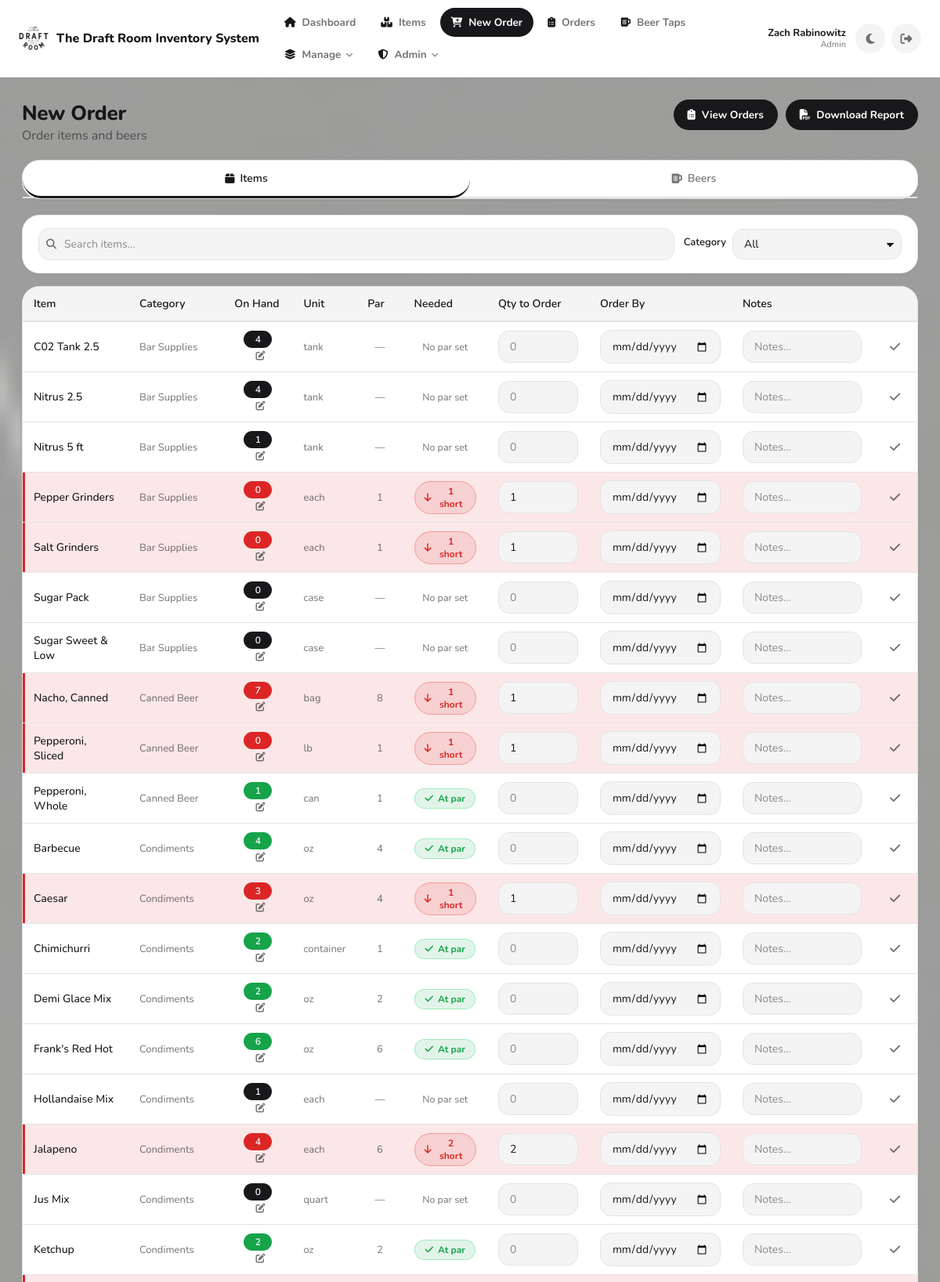
Page /order (signed in, upper part) on the committed database.
### app.py (models this page shows, shortened)
class User(db.Model):
    __tablename__ = "users"
    id = db.Column(db.Integer, primary_key=True)
    username = db.Column(db.String(80), unique=True, nullable=False)
    first_name = db.Column(db.String(80), nullable=True)
    last_name = db.Column(db.String(80), nullable=True)
    password_hash = db.Column(db.String(255), nullable=False)
    role = db.Column(db.String(20), nullable=False, default="staff")  # Backward compatibility
    role_id = db.Column(db.Integer, db.ForeignKey('roles.id'), nullable=True)  # New: reference to Role
    is_active = db.Column(db.Boolean, nullable=False, default=True)
    created_at = db.Column(db.DateTime, nullable=False, default=utcnow)
    role_obj = db.relationship('Role', backref='users')
    def display_name(self) -> str:
        full = f"{(self.first_name or '').strip()} {(self.last_name or '').strip()}".strip()
        return full if full else self.username
    def get_role_name(self):
        if self.role_obj:
            return self.role_obj.name
        return self.role

class Item(db.Model):
    __tablename__ = "items"
    id = db.Column(db.Integer, primary_key=True)
    name = db.Column(db.String(200), nullable=False)
    category = db.Column(db.String(120), nullable=False)
    prep_type = db.Column(db.String(50), nullable=False, default="generic")
    supplier_id = db.Column(db.Integer, db.ForeignKey("suppliers.id"), nullable=True)
    supplier = db.relationship("Supplier", back_populates="items")
    unit = db.Column(db.String(50), nullable=True)
    default_units_per_box = db.Column(
    db.Integer,
    nullable=True,
)
    multiplier = db.Column(db.Float, nullable=True)
    raw_freezer_days = db.Column(db.Integer, nullable=True)
    raw_cooler_days = db.Column(db.Integer, nullable=True)
    raw_out_days = db.Column(db.Integer, nullable=True)
    prepped_freezer_days = db.Column(db.Integer, nullable=True)
    prepped_cooler_days = db.Column(db.Integer, nullable=True)
    prepped_out_days = db.Column(db.Integer, nullable=True)
    sales_mode = db.Column(db.String(40), nullable=True)
    pack1_label = db.Column(db.String(80), nullable=True)
    pack1_mult  = db.Column(db.Integer, nullable=True)
    pack2_label = db.Column(db.String(80), nullable=True)
    pack2_mult  = db.Column(db.Integer, nullable=True)
    pack3_label = db.Column(db.String(80), nullable=True)
    pack3_mult  = db.Column(db.Integer, nullable=True)
    pack4_label = db.Column(db.String(80), nullable=True)
    pack4_mult  = db.Column(db.Integer, nullable=True)
    main_bar_on_hand = db.Column(
        db.Integer,
        nullable=False,
        default=0,
        server_default=db.text("0"),
    )
    low_bar_on_hand = db.Column(
        db.Integer,
        nullable=False,
        default=0,
        server_default=db.text("0"),
    )
    on_hand_count = db.Column(
        db.Integer,
        nullable=False,
        default=0,
        server_default=db.text("0"),
    )
    par_level = db.Column(db.Integer, nullable=True)
    created_at = db.Column(db.DateTime, nullable=False, default=datetime.utcnow)

### app.py (the view)
@app.get("/order")
def order_items():
    guard = require_view_access()
    if guard:
        return guard
    q = (request.args.get("q") or "").strip()
    category_filter = (request.args.get("category") or "").strip()
    query = Item.query
    if q:
        query = query.filter(Item.name.ilike(f"%{q}%"))
    if category_filter:
        query = query.filter(Item.category == category_filter)
    items = query.order_by(Item.category.asc(), Item.name.asc()).all()
    categories = db.session.query(Item.category).distinct().order_by(Item.category.asc()).all()
    categories = [c[0] for c in categories if c[0]]
    on_hand = _compute_on_hand_map(items)
    return render_template("order.html", items=items, categories=categories,
                           q=q, category_filter=category_filter, on_hand=on_hand)

### app.py (called while the page is built)
@app.after_request
def add_security_headers_response(response):
    response.headers["X-Frame-Options"] = "SAMEORIGIN"
    response.headers["X-XSS-Protection"] = "1; mode=block"
    response.headers["X-Content-Type-Options"] = "nosniff"
    response.headers["Content-Security-Policy"] = (
        "default-src 'self'; "
        "script-src 'self' 'unsafe-inline' https://cdnjs.cloudflare.com; "
        "style-src 'self' 'unsafe-inline' https://cdnjs.cloudflare.com; "
        "font-src 'self' https://cdnjs.cloudflare.com; "
        "img-src 'self' data:; "
        "connect-src 'self'; "
        "frame-ancestors 'self'"
    )
    response.headers["Referrer-Policy"] = "strict-origin-when-cross-origin"
    response.headers["Permissions-Policy"] = (
        "geolocation=(), "
        "microphone=(), "
        "camera=(), "
        "payment=()"
    )
    return response

def utcnow() -> datetime:
    return datetime.now(timezone.utc)

def current_user() -> Optional["User"]:
    uid = session.get("user_id")
    if not uid:
        return None
    try:
        return User.query.get(int(uid))
    except Exception:
        return None

def current_user_role() -> str:
    if session.get("break_glass_admin") is True:
        return "admin"
    u = current_user()
    if not u:
        return ""
    return (u.role or "").lower()

def is_logged_in() -> bool:
    return (session.get("break_glass_admin") is True) or (session.get("user_id") is not None)

def can_manage_users() -> bool:
    u = current_user()
    if not u:
        return False
    if session.get("break_glass_admin") is True:
        return True
    if u.role_id:
        role = Role.query.get(u.role_id)
        if role and role.is_admin:
            return True
    if u.role == "admin":
        return True
    return False

def can_edit_inventory() -> bool:
    if session.get("break_glass_admin") is True:
        return True
    u = current_user()
    if not u:
        return False
    if u.role_id:
        role = Role.query.get(u.role_id)
        if role and role.has_permission("can_edit_items"):
            return True
    if u.role == "admin":
        return True
    return False

def require_view_access():
    if not is_logged_in():
        return redirect("/login")
    if session.get("break_glass_admin") is True:
        return None
    if not can_view_inventory():
        session.clear()
        flash("Access denied.", "error")
        return redirect("/login")
    return None

### templates/order.html (shortened to what this page needs)
{% extends "base.html" %}
{% block content %}
<div style="display:flex; align-items:flex-start; justify-content:space-between; gap:16px; margin-bottom:20px; flex-wrap:wrap;">
  <div>
    <h1 style="margin:0;">New Order</h1>
    <span class="muted">Order items and beers</span>
  </div>
  <div style="display:flex; gap:10px; flex-wrap:wrap;">
    <a href="/orders" class="btn"><i class="fas fa-clipboard-list"></i> View Orders</a>
    <a href="/items/report.pdf" class="btn"><i class="fas fa-file-pdf"></i> Download Report</a>
  </div>
</div>
<div class="card" style="padding:0; margin-bottom:20px;">
  <div style="display:flex; border-bottom:2px solid var(--stroke);">
    <button class="tab-btn active" type="button" data-tab="items-tab">
      <i class="fas fa-box"></i> Items
    </button>
    <button class="tab-btn" type="button" data-tab="beers-tab">
      <i class="fas fa-beer"></i> Beers
    </button>
  </div>
</div>
<div id="items-tab" class="tab-content">
  <div class="card" style="padding:16px 20px; margin-bottom:16px;">
    <div style="display:flex; gap:12px; flex-wrap:wrap; align-items:center;">
      <div class="search-wrap" style="flex:1; min-width:180px;">
        <input type="text" id="searchInput" class="input search-live"
               placeholder="Search items…" value="{{ q }}" autocomplete="off">
      </div>
      <div style="display:flex; align-items:center; gap:8px;">
        <label style="font-size:13px; font-weight:600; white-space:nowrap; color:var(--text);">Category</label>
        <select id="categorySelect" class="input" style="min-width:150px;">
          <option value="">All</option>
        </select>
      </div>
    </div>
  </div>
  <div class="card" style="padding:0; overflow-x:auto; margin-bottom:16px;">
    <table class="order-table">
      <thead>
        <tr>
          <th>Item</th>
          <th>Category</th>
          <th>On Hand</th>
          <th>Unit</th>
          <th>Par</th>
          <th>Needed</th>
          <th class="input-col">Qty to Order</th>
          <th class="input-col">Order By</th>
          <th class="notes-col">Notes</th>
          <th class="action-col"></th>
        </tr>
      </thead>
      <tbody id="itemsTableBody">
        {% for item in items %}
        {% set oh = on_hand.get(item.id, 0) %}
        {% set has_par = item.par_level is not none %}
        {% set needed = (item.par_level - oh) if has_par and (item.par_level - oh) > 0 else 0 %}
        <tr class="order-row {{ 'short-row' if needed > 0 else '' }}" data-item-id="{{ item.id }}"
            data-name="{{ item.name.lower() }}" data-category="{{ item.category }}">
          <td class="item-name"><span class="item-title">{{ item.name }}</span></td>
          <td class="muted" style="font-size:13px;">{{ item.category }}</td>
          <td style="text-align:center;">
            <span class="on-hand-badge {{ 'badge-short' if needed > 0 else ('badge-ok' if has_par else '') }}">{{ oh }}</span>
            <button type="button" class="btn-edit-onhand" title="Edit on-hand count"
                    data-item-id="{{ item.id }}" data-item-name="{{ item.name }}">
              <i class="fas fa-edit"></i>
            </button>
          </td>
          <td class="muted" style="font-size:13px;">{{ item.unit or '—' }}</td>
          <td class="muted" style="font-size:13px; text-align:center;">{{ item.par_level if has_par else '—' }}</td>
          <td style="text-align:center;">
            {% if needed > 0 %}
              <span class="pill critical"><i class="fas fa-arrow-down"></i> {{ needed }} short</span>
            {% elif has_par %}
              <span class="pill ok"><i class="fas fa-check"></i> At par</span>
            {% else %}
              <span class="muted smalltxt">No par set</span>
            {% endif %}
          </td>
          <td class="input-col">
            <input type="number" class="qty-input" placeholder="0" min="0" step="1" data-needed="{{ needed }}" value="{{ needed if needed > 0 else '' }}">
          </td>
          <td class="input-col">
            <input type="date" class="date-input">
          </td>
          <td class="notes-col">
            <input type="text" class="notes-input" placeholder="Notes…">
          </td>
          <td class="action-col">
            <button type="button" class="btn-save-row" title="Save this row">
              <i class="fas fa-check"></i>
            </button>
          </td>
        </tr>
        {% endfor %}
      </tbody>
    </table>
  </div>
</div>
{% endblock %}

### templates/base.html (shortened to what this page needs)
<!DOCTYPE html>
<html lang="en">
<head>
  <link rel="stylesheet" href="/static/style.css?v={{ asset_v }}">
  <link rel="stylesheet" href="https://cdnjs.cloudflare.com/ajax/libs/font-awesome/6.4.0/css/all.min.css">
</head>
<body class="app-body">
  <header class="navbar">
    <div class="navbar-inner">
      <a href="/" class="navbar-brand">
        <img src="{{ url_for('static', filename='favicon-96x96.png') }}" alt="The Draft Room" class="navbar-logo">
        <span>The Draft Room Inventory System</span>
      </a>
      <nav class="navbar-nav">
        <a href="/" class="navlink2 {% if request.path == '/' %}active{% endif %}">
          <i class="fas fa-house"></i><span>Dashboard</span>
        </a>
        <a href="/items" class="navlink2 {% if request.path.startswith('/items') or request.path.startswith('/category') %}active{% endif %}">
          <i class="fas fa-boxes-stacked"></i><span>Items</span>
        </a>
        <a href="/order" class="navlink2 {% if request.path == '/order' %}active{% endif %}">
          <i class="fas fa-cart-plus"></i><span>New Order</span>
        </a>
        <a href="/orders" class="navlink2 {% if request.path.startswith('/orders') or (request.path.startswith('/order/') and request.path != '/order') %}active{% endif %}">
          <i class="fas fa-clipboard-list"></i><span>Orders</span>
        </a>
        <a href="/beers/dashboard" class="navlink2 {% if '/beers' in request.path %}active{% endif %}">
          <i class="fas fa-beer-mug-empty"></i><span>Beer Taps</span>
        </a>
        {% if can_edit_inventory %}
        <div class="navdd">
          <button type="button" class="navlink2 navdd-toggle {% if request.path.startswith('/suppliers') or request.path.startswith('/users') or request.path.startswith('/settings') %}active{% endif %}">
            <i class="fas fa-layer-group"></i><span>Manage</span><i class="fas fa-chevron-down navdd-caret"></i>
          </button>
        </div>
        {% endif %}
        {% if can_manage_users %}
        <div class="navdd">
          <button type="button" class="navlink2 navdd-toggle {% if request.path.startswith('/audit') or request.path.startswith('/admin/roles') %}active{% endif %}">
            <i class="fas fa-shield-halved"></i><span>Admin</span><i class="fas fa-chevron-down navdd-caret"></i>
          </button>
        </div>
        {% endif %}
      </nav>
      <div class="navbar-actions">
        {% if current_user %}
        <div class="navbar-user">
          <span class="navbar-user-name">
            {% if current_user.first_name or current_user.last_name %}
              {{ current_user.first_name }} {{ current_user.last_name }}
            {% else %}
              {{ current_user.username }}
            {% endif %}
          </span>
          <span class="navbar-user-role">{{ auth_role_name.title() if auth_role_name else 'User' }}</span>
        </div>
        {% endif %}
        <button class="theme-toggle" id="themeToggle" title="Toggle light/dark theme">
        </button>
        <a href="/logout" class="logout-btn" title="Logout">
          <i class="fas fa-sign-out-alt"></i>
        </a>
      </div>
    </div>
  </header>
  <main class="main-content">
    <div class="page-content">
      {% block content %}{% endblock %}
    </div>
  </main>
</body>
</html>

### templates/order.html (style rules this page uses)
.tab-btn { flex: 1; padding: 13px 20px; border: none; background: none; color: var(--text-muted); font-size: 14px; font-weight: 600; cursor: pointer; border-bottom: 3px solid transparent; margin-bottom: -2px; transition: var(--transition); display: inline-flex; align-items: center; gap: 7px; justify-content: center; }
.tab-btn.active { color: var(--primary); border-bottom-color: var(--primary); }
.search-wrap { position: relative; display: flex; align-items: center; }
.search-live { padding-left: 32px !important; }
.order-table { width: 100%; border-collapse: collapse; font-size: 14px; }
.order-table thead { background: var(--card2); border-bottom: 2px solid var(--stroke); }
.order-table th { padding: 12px 14px; text-align: left; font-weight: 600; color: var(--text); white-space: nowrap; }
.order-table td { padding: 10px 14px; border-bottom: 1px solid var(--stroke); vertical-align: middle; }
.item-name { font-weight: 500; color: var(--text); }
.item-title { display: block; }
.input-col { width: 130px; }
.notes-col { width: 180px; }
.action-col { width: 50px; text-align: center; }
.on-hand-badge { display: inline-block; background: var(--primary); color: var(--primary-contrast); padding: 3px 10px; border-radius: 20px; font-weight: 600; font-size: 12px; min-width: 36px; text-align: center; }
.on-hand-badge.badge-short { background: var(--danger); }
.on-hand-badge.badge-ok { background: var(--success); }
.pill.ok { border-color: rgba(74, 222, 128, 0.4); background: var(--ok-light); color: var(--success); }
.order-row.short-row td { background: var(--danger-light); }
.order-row.short-row td:first-child { box-shadow: inset 3px 0 0 var(--danger); }
.qty-input, .date-input, .notes-input { width: 100%; padding: 7px 9px; border: 1px solid var(--stroke); border-radius: var(--radius-sm); background: var(--card2); color: var(--text); font-size: 13px; font-family: inherit; transition: var(--transition); }
.btn-save-row { background: none; border: none; color: var(--text-muted); font-size: 15px; cursor: pointer; padding: 6px 8px; border-radius: var(--radius-sm); transition: var(--transition); display: inline-flex; align-items: center; }
.btn-edit-onhand { background: none; border: none; color: var(--text-muted); font-size: 12px; cursor: pointer; padding: 3px 5px; margin-left: 6px; border-radius: 4px; transition: var(--transition); display: inline-flex; align-items: center; pointer-events: auto; user-select: none; }

### rows in the picture
User: first_name "Zach", last_name "Rabinowitz", role "Admin"
Item: name "C02 Tank 2.5", category "Bar Supplies", on_hand_count "4", unit "tank", par_level "—", shows "No par set", needed "0"
Item: name "Nitrus 2.5", category "Bar Supplies", on_hand_count "4", unit "tank", par_level "—", shows "No par set", needed "0"
Item: name "Nitrus 5 ft", category "Bar Supplies", on_hand_count "1", unit "tank", par_level "—", shows "No par set", needed "0"
Item: name "Pepper Grinders", category "Bar Supplies", oh "0", unit "each", par_level "1", needed "1"
Item: name "Salt Grinders", category "Bar Supplies", oh "0", unit "each", par_level "1", needed "1"
Item: name "Sugar Pack", category "Bar Supplies", oh "0", unit "case", par_level "—", shows "No par set", needed "0"
Item: name "Sugar Sweet & Low", category "Bar Supplies", oh "0", unit "case", par_level "—", shows "No par set", needed "0"
Item: name "Nacho, Canned", category "Canned Beer", on_hand_count "7", unit "bag", par_level "8", needed "1"
Item: name "Pepperoni, Sliced", category "Canned Beer", oh "0", unit "lb", par_level "1", needed "1"
Item: name "Pepperoni, Whole", category "Canned Beer", oh "1", unit "can", par_level "1", shows "At par", needed "0"
Item: name "Barbecue", category "Condiments", oh "4", unit "oz", par_level "4", shows "At par", needed "0"
Item: name "Caesar", category "Condiments", on_hand_count "3", unit "oz", par_level "4", needed "1"
Item: name "Chimichurri", category "Condiments", on_hand_count "2", unit "container", par_level "1", shows "At par", needed "0"
Item: name "Demi Glace Mix", category "Condiments", oh "2", unit "oz", par_level "2", shows "At par", needed "0"
Item: name "Frank's Red Hot", category "Condiments", oh "6", unit "oz", par_level "6", shows "At par", needed "0"
Item: name "Hollandaise Mix", category "Condiments", on_hand_count "1", unit "each", par_level "—", shows "No par set", needed "0"
Item: name "Jalapeno", category "Condiments", on_hand_count "4", unit "each", par_level "6", needed "2"
Item: name "Jus Mix", category "Condiments", oh "0", unit "quart", par_level "—", shows "No par set", needed "0"
Item: name "Ketchup", category "Condiments", oh "2", unit "oz", par_level "2", shows "At par", needed "0"
